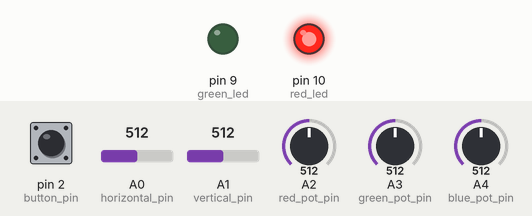
This sketch was run on a simulated Arduino Uno, built with avr-gcc and run on an emulated ATmega328P. Shown: output pins drawn as LEDs (lit = HIGH). The inputs (shaded band) are chosen by the test bench; at power-on: pin 2 (button_pin) LOW, A0 (horizontal_pin) = 512, A1 (vertical_pin) = 512, A2 (red_pot_pin) = 512, A3 (green_pot_pin) = 512, A4 (blue_pot_pin) = 512. What the sketch prints to the serial monitor is not drawn.

Above: at 1.2 s.
1.3 s: pin 2 (button_pin) pulled HIGH for 0.15 s
At 1.39 s:
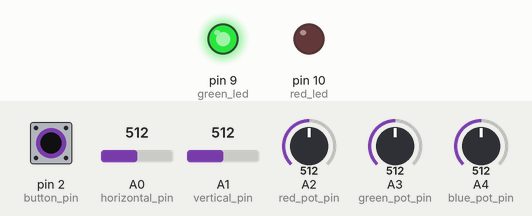
2.9 s: A0 (horizontal_pin) set to 108
5.1 s: A0 (horizontal_pin) set to 94
6.9 s: A1 (vertical_pin) set to 110
8.7 s: A1 (vertical_pin) set to 89
10.5 s: A2 (red_pot_pin) set to 108
12.3 s: A2 (red_pot_pin) set to 93
Timing chart, 0 to 15.1 s (numbered marks = the images above; inputs shaded):
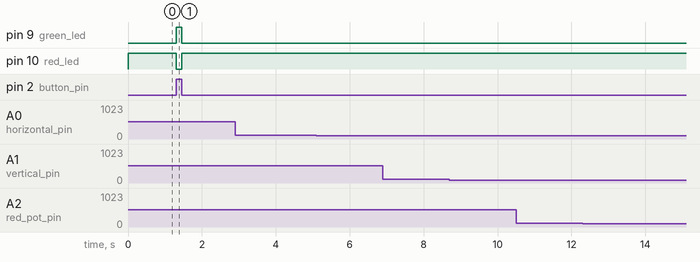

The sketch:

ControllerHardware.ino
```cpp
const int button_pin = 2;

const int horizontal_pin = 0;
const int vertical_pin = 1;
const int red_pot_pin = 2;
const int green_pot_pin = 3;
const int blue_pot_pin = 4;
const int green_led = 9;
const int red_led = 10;

String output_data = "";

void setup() {
  pinMode(button_pin, INPUT);
  pinMode(red_led, OUTPUT);
  pinMode(green_led, OUTPUT);
  Serial.begin(9600);

}

void loop() {
  output_data = "[";
  add_data_to_output(digitalRead(button_pin));
  if (digitalRead(button_pin)){
    digitalWrite (green_led,HIGH);
    digitalWrite (red_led,LOW);
  }
  else {
    digitalWrite (green_led,LOW);
    digitalWrite (red_led, HIGH);
  }
  add_data_to_output(analogRead(horizontal_pin));
  add_data_to_output(analogRead(vertical_pin));
  add_data_to_output(analogRead(red_pot_pin));
  add_data_to_output(analogRead(green_pot_pin));
  add_data_to_output(analogRead(blue_pot_pin));
  output_data += "]";
  Serial.print(output_data);
}

void add_data_to_output(int data){
  output_data += data;
  output_data += ",";
}
```

Measured:
- after the input at 1.3 s, pin 9 (green_led): LOW → HIGH at once, → LOW 0.15 s later; pin 10 (red_led): HIGH → LOW at once, → HIGH 0.15 s later
- after the input at 2.9 s, every drawn part: stays the same
- after the input at 5.1 s, every drawn part: stays the same
- after the input at 6.9 s, every drawn part: stays the same
- after the input at 8.7 s, every drawn part: stays the same
- after the input at 10.5 s, every drawn part: stays the same
- after the input at 12.3 s, every drawn part: stays the same
